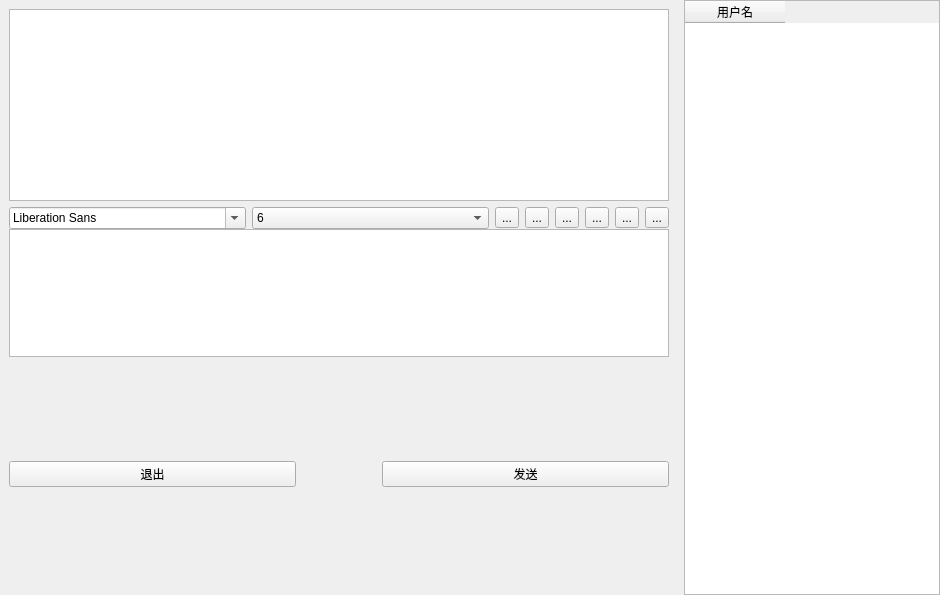
<?xml version="1.0" encoding="UTF-8"?>
<ui version="4.0">
 <class>Widget</class>
 <widget class="QWidget" name="Widget">
  <property name="geometry">
   <rect>
    <x>0</x>
    <y>0</y>
    <width>940</width>
    <height>595</height>
   </rect>
  </property>
  <property name="windowTitle">
   <string>Widget</string>
  </property>
  <layout class="QHBoxLayout" name="horizontalLayout_5">
   <property name="leftMargin">
    <number>0</number>
   </property>
   <property name="topMargin">
    <number>0</number>
   </property>
   <property name="rightMargin">
    <number>0</number>
   </property>
   <property name="bottomMargin">
    <number>0</number>
   </property>
   <item>
    <widget class="QWidget" name="widget_8" native="true">
     <layout class="QHBoxLayout" name="horizontalLayout_4">
      <property name="leftMargin">
       <number>0</number>
      </property>
      <property name="topMargin">
       <number>0</number>
      </property>
      <property name="rightMargin">
       <number>0</number>
      </property>
      <property name="bottomMargin">
       <number>0</number>
      </property>
      <item>
       <widget class="QWidget" name="widget_2" native="true">
        <layout class="QVBoxLayout" name="verticalLayout_4">
         <item>
          <widget class="QWidget" name="widget_5" native="true">
           <layout class="QVBoxLayout" name="verticalLayout_3">
            <property name="spacing">
             <number>0</number>
            </property>
            <property name="leftMargin">
             <number>0</number>
            </property>
            <property name="topMargin">
             <number>0</number>
            </property>
            <property name="rightMargin">
             <number>0</number>
            </property>
            <property name="bottomMargin">
             <number>0</number>
            </property>
            <item>
             <widget class="QWidget" name="widget_3" native="true">
              <layout class="QVBoxLayout" name="verticalLayout">
               <property name="leftMargin">
                <number>0</number>
               </property>
               <property name="topMargin">
                <number>0</number>
               </property>
               <property name="rightMargin">
                <number>0</number>
               </property>
               <property name="bottomMargin">
                <number>0</number>
               </property>
               <item>
                <widget class="QWidget" name="widget" native="true">
                 <layout class="QHBoxLayout" name="horizontalLayout">
                  <property name="leftMargin">
                   <number>0</number>
                  </property>
                  <property name="topMargin">
                   <number>0</number>
                  </property>
                  <property name="rightMargin">
                   <number>0</number>
                  </property>
                  <property name="bottomMargin">
                   <number>0</number>
                  </property>
                  <item>
                   <widget class="QTextBrowser" name="MsgBrowser">
                    <property name="sizePolicy">
                     <sizepolicy hsizetype="Expanding" vsizetype="MinimumExpanding">
                      <horstretch>0</horstretch>
                      <verstretch>0</verstretch>
                     </sizepolicy>
                    </property>
                   </widget>
                  </item>
                 </layout>
                </widget>
               </item>
               <item>
                <widget class="QFrame" name="frame_2">
                 <property name="frameShape">
                  <enum>QFrame::NoFrame</enum>
                 </property>
                 <layout class="QHBoxLayout" name="horizontalLayout_2">
                  <property name="leftMargin">
                   <number>0</number>
                  </property>
                  <property name="topMargin">
                   <number>0</number>
                  </property>
                  <property name="rightMargin">
                   <number>0</number>
                  </property>
                  <property name="bottomMargin">
                   <number>0</number>
                  </property>
                  <item>
                   <widget class="QFontComboBox" name="fontComboBox"/>
                  </item>
                  <item>
                   <widget class="QComboBox" name="sizeBox">
                    <item>
                     <property name="text">
                      <string>6</string>
                     </property>
                    </item>
                    <item>
                     <property name="text">
                      <string>7</string>
                     </property>
                    </item>
                    <item>
                     <property name="text">
                      <string>8</string>
                     </property>
                    </item>
                    <item>
                     <property name="text">
                      <string>9</string>
                     </property>
                    </item>
                    <item>
                     <property name="text">
                      <string>10</string>
                     </property>
                    </item>
                    <item>
                     <property name="text">
                      <string>11</string>
                     </property>
                    </item>
                    <item>
                     <property name="text">
                      <string>12</string>
                     </property>
                    </item>
                    <item>
                     <property name="text">
                      <string>13</string>
                     </property>
                    </item>
                    <item>
                     <property name="text">
                      <string>14</string>
                     </property>
                    </item>
                    <item>
                     <property name="text">
                      <string>15</string>
                     </property>
                    </item>
                    <item>
                     <property name="text">
                      <string>16</string>
                     </property>
                    </item>
                   </widget>
                  </item>
                  <item>
                   <widget class="QToolButton" name="strongButton">
                    <property name="toolTip">
                     <string>加粗</string>
                    </property>
                    <property name="text">
                     <string>...</string>
                    </property>
                    <property name="icon">
                     <iconset>
                      <normaloff>:/Header/images/strong.png</normaloff>:/Header/images/strong.png</iconset>
                    </property>
                    <property name="iconSize">
                     <size>
                      <width>24</width>
                      <height>19</height>
                     </size>
                    </property>
                    <property name="checkable">
                     <bool>true</bool>
                    </property>
                   </widget>
                  </item>
                  <item>
                   <widget class="QToolButton" name="underlineButton">
                    <property name="toolTip">
                     <string>下划线</string>
                    </property>
                    <property name="text">
                     <string>...</string>
                    </property>
                    <property name="icon">
                     <iconset>
                      <normaloff>:/Header/images/underline.png</normaloff>:/Header/images/underline.png</iconset>
                    </property>
                    <property name="iconSize">
                     <size>
                      <width>24</width>
                      <height>19</height>
                     </size>
                    </property>
                    <property name="checkable">
                     <bool>true</bool>
                    </property>
                   </widget>
                  </item>
                  <item>
                   <widget class="QToolButton" name="itllicButton">
                    <property name="toolTip">
                     <string>斜体</string>
                    </property>
                    <property name="text">
                     <string>...</string>
                    </property>
                    <property name="icon">
                     <iconset>
                      <normaloff>:/Header/images/itallc.png</normaloff>:/Header/images/itallc.png</iconset>
                    </property>
                    <property name="iconSize">
                     <size>
                      <width>24</width>
                      <height>19</height>
                     </size>
                    </property>
                    <property name="checkable">
                     <bool>true</bool>
                    </property>
                   </widget>
                  </item>
                  <item>
                   <widget class="QToolButton" name="fileButton">
                    <property name="toolTip">
                     <string>文件</string>
                    </property>
                    <property name="text">
                     <string>...</string>
                    </property>
                    <property name="icon">
                     <iconset resource="log.qrc">
                      <normaloff>:/Header/images/file.png</normaloff>:/Header/images/file.png</iconset>
                    </property>
                    <property name="iconSize">
                     <size>
                      <width>24</width>
                      <height>19</height>
                     </size>
                    </property>
                    <property name="checkable">
                     <bool>false</bool>
                    </property>
                   </widget>
                  </item>
                  <item>
                   <widget class="QToolButton" name="clearButton">
                    <property name="toolTip">
                     <string>清空</string>
                    </property>
                    <property name="text">
                     <string>...</string>
                    </property>
                    <property name="icon">
                     <iconset>
                      <normaloff>:/Header/images/clear.png</normaloff>:/Header/images/clear.png</iconset>
                    </property>
                    <property name="iconSize">
                     <size>
                      <width>24</width>
                      <height>19</height>
                     </size>
                    </property>
                    <property name="checkable">
                     <bool>false</bool>
                    </property>
                   </widget>
                  </item>
                  <item>
                   <widget class="QToolButton" name="clikeButton">
                    <property name="toolTip">
                     <string>窗口抖动</string>
                    </property>
                    <property name="text">
                     <string>...</string>
                    </property>
                    <property name="icon">
                     <iconset>
                      <normaloff>:/Header/images/clike.png</normaloff>:/Header/images/clike.png</iconset>
                    </property>
                    <property name="iconSize">
                     <size>
                      <width>24</width>
                      <height>19</height>
                     </size>
                    </property>
                    <property name="checkable">
                     <bool>false</bool>
                    </property>
                   </widget>
                  </item>
                 </layout>
                </widget>
               </item>
              </layout>
             </widget>
            </item>
            <item>
             <widget class="QWidget" name="widget_4" native="true">
              <layout class="QVBoxLayout" name="verticalLayout_2">
               <property name="leftMargin">
                <number>0</number>
               </property>
               <property name="topMargin">
                <number>0</number>
               </property>
               <property name="rightMargin">
                <number>0</number>
               </property>
               <property name="bottomMargin">
                <number>0</number>
               </property>
               <item>
                <widget class="QTextEdit" name="msgTextEdit">
                 <property name="sizePolicy">
                  <sizepolicy hsizetype="Expanding" vsizetype="Preferred">
                   <horstretch>0</horstretch>
                   <verstretch>0</verstretch>
                  </sizepolicy>
                 </property>
                 <property name="maximumSize">
                  <size>
                   <width>16777215</width>
                   <height>128</height>
                  </size>
                 </property>
                </widget>
               </item>
              </layout>
             </widget>
            </item>
           </layout>
          </widget>
         </item>
         <item>
          <widget class="QWidget" name="widget_6" native="true">
           <layout class="QHBoxLayout" name="horizontalLayout_3">
            <property name="leftMargin">
             <number>0</number>
            </property>
            <property name="topMargin">
             <number>0</number>
            </property>
            <property name="rightMargin">
             <number>0</number>
            </property>
            <property name="bottomMargin">
             <number>0</number>
            </property>
            <item>
             <widget class="QPushButton" name="quitButton">
              <property name="text">
               <string>退出</string>
              </property>
             </widget>
            </item>
            <item>
             <spacer name="horizontalSpacer_3">
              <property name="sizeHint" stdset="0">
               <size>
                <width>40</width>
                <height>20</height>
               </size>
              </property>
             </spacer>
            </item>
            <item>
             <spacer name="horizontalSpacer">
              <property name="sizeHint" stdset="0">
               <size>
                <width>40</width>
                <height>20</height>
               </size>
              </property>
             </spacer>
            </item>
            <item>
             <widget class="QPushButton" name="sendButton">
              <property name="text">
               <string>发送</string>
              </property>
             </widget>
            </item>
           </layout>
          </widget>
         </item>
        </layout>
       </widget>
      </item>
      <item>
       <widget class="QWidget" name="widget_7" native="true">
        <layout class="QVBoxLayout" name="verticalLayout_5">
         <property name="leftMargin">
          <number>0</number>
         </property>
         <property name="topMargin">
          <number>0</number>
         </property>
         <property name="rightMargin">
          <number>0</number>
         </property>
         <property name="bottomMargin">
          <number>0</number>
         </property>
         <item>
          <widget class="QTableWidget" name="userTable">
           <property name="sizePolicy">
            <sizepolicy hsizetype="Preferred" vsizetype="Expanding">
             <horstretch>0</horstretch>
             <verstretch>0</verstretch>
            </sizepolicy>
           </property>
           <column>
            <property name="text">
             <string>用户名</string>
            </property>
           </column>
          </widget>
         </item>
        </layout>
       </widget>
      </item>
     </layout>
    </widget>
   </item>
  </layout>
 </widget>
 <resources>
  <include location="log.qrc"/>
 </resources>
 <connections/>
</ui>
